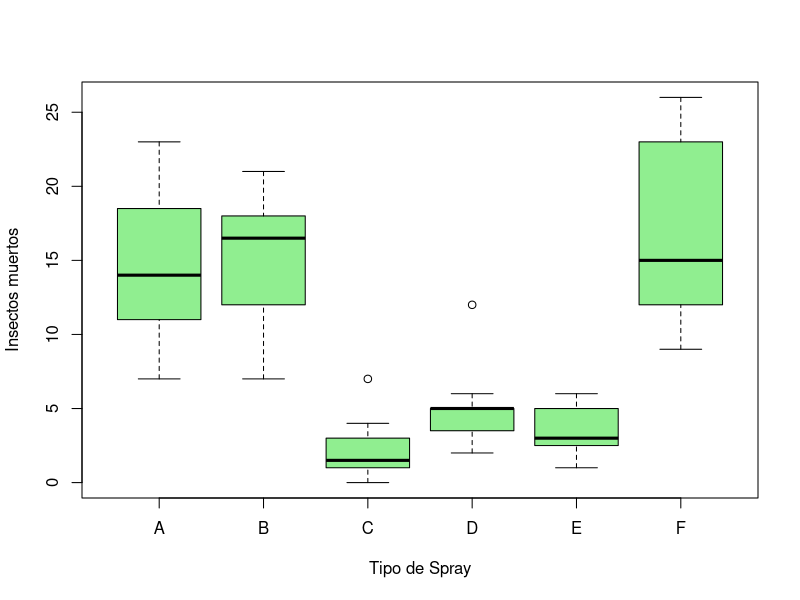

Source code (R):
## ---- chunk 1
data = InsectSprays
head(data)
str(data)
## ---- chunk 2
by(data$count, data$spray, FUN = summary)
## ---- chunk 3
aggregate(count~spray, data = data, FUN = sd)
## ---- chunk 4
boxplot(count~spray, data = data, col = "lightgreen",
        xlab = "Tipo de Spray", ylab = "Insectos muertos")
